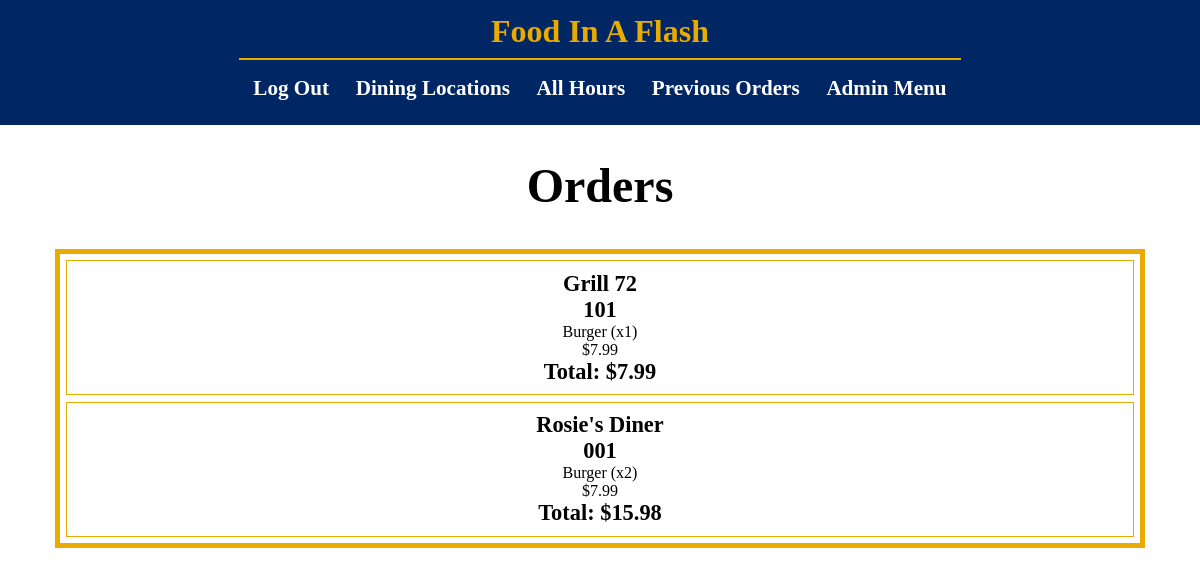
/pages/orders.php (signed in), run on the app's committed database.
### tables this page shows
CREATE TABLE IF NOT EXISTS places(
    customer_ID     int,
    order_ID        int,
    primary key (customer_ID, order_ID),
    foreign key (customer_ID) references customer (customer_ID) ,
    foreign key (order_ID) references order_info (order_ID)
);

CREATE TABLE IF NOT EXISTS fulfilled_by(
    order_ID        int,
    location_name   varchar(50),
    primary key (order_ID, location_name),
    foreign key (order_ID) references order_info (order_ID),
    foreign key (location_name) references dining_location (location_name)
);

CREATE TABLE IF NOT EXISTS order_info(
    order_ID        int  auto_increment,
    order_number    varchar(3),
    ME_order        bit(1),
    primary key (order_ID)
);

CREATE TABLE IF NOT EXISTS consists_of(
    order_ID        int,
    item_name       varchar(50),
    quantity        int,
    primary key (order_ID, item_name),
    foreign key (order_ID) references order_info (order_ID),
    foreign key (item_name) references food_items (item_name)
        on delete cascade
);

CREATE TABLE IF NOT EXISTS food_items(
    item_name       varchar(50),
    cost            decimal(5, 2) check (cost >= 0),
    item_type       ENUM('Main', 'Side', 'Drink'),
    ME_item         bit(1),
    primary key (item_name)
);

### pages/orders.php (the view, shortened to what this page needs)
<html>
<?php
$conn = new mysqli($servername, $username, $password, $dbname);
?>
<head>
    <link rel="stylesheet" type="text/css" href="../styles/orders.css">
    <link rel="stylesheet" type="text/css" href="../styles/global.css">
</head>
<body>
    <header>
        <p>Food In A Flash</p>
        <hr>
        <nav>
            <ul>
                <li><a href="logout.php">Log Out</a></li>
                <li><a href="locations.php">Dining Locations</a></li>
                <li><a href="hours.php">All Hours</a></li>
                <li><a href="orders.php">Previous Orders</a></li>
                <li><a href="admin.php">Admin Menu</a></li>
            </ul>
        </nav>
    </header>
    <h1>Orders</h1>
    <?php
    $customerID = $_SESSION["customer_ID"];
    $sql = $conn->prepare("SELECT p.customer_ID, oi.order_ID, oi.order_number, oi.ME_order, fb.location_name, co.item_name, co.quantity, fi.cost
            FROM places AS p
                JOIN order_info AS oi ON oi.order_ID = p.order_ID
                JOIN fulfilled_by AS fb ON oi.order_ID = fb.order_ID
                JOIN consists_of AS co ON oi.order_ID = co.order_ID
                JOIN food_items AS fi ON co.item_name = fi.item_name
            WHERE p.customer_ID = ?
            ORDER BY oi.order_ID DESC");
    $sql->bind_param("i", $customerID);
    $sql->execute();
    $result = $sql->get_result();
    $totalCost = 0;
    if ($result->num_rows > 0) {
        echo "<div class=\"container center\">";
            $prev_order = null;
            while($row = $result->fetch_assoc()) {
                if ($row["order_ID"] != $prev_order) {
                    if ($prev_order !== null) {
                        if(!$orderME){
                            echo "<h3>Total: $" . $totalCost . "</h3>";
                        } else {
                            echo "<h3>Meal Exchange</h3>";
                        }
                        $totalCost = 0;
                        $orderME = $row["ME_order"];
                        echo "</div>";
                    } else {
                        $orderME = $row["ME_order"];
                    }
                    echo "<div class=\"option\">";
                    echo "<h3>" . $row["location_name"] . "</h3>";
                    echo "<h3>" . $row["order_number"] . "</h3>";
                    echo $row["item_name"] . " (x" . $row["quantity"] . ")<br>";
                    if(!$orderME){
                        echo "$" . $row["cost"] . "<br>";
                    }
                    $prev_order = $row["order_ID"];
                } else {
                    echo $row["item_name"] . " (x" . $row["quantity"] . ")<br>";
                    if(!$orderME){
                        echo "$" . $row["cost"] . "<br>";
                    }
                }
                $totalCost += ($row['cost'] * $row['quantity']);
            }
            if(!$orderME){
                echo "<h3>Total: $" . $totalCost . "</h3>";
            }  else {
                echo "<h3>Meal Exchange</h3>";
            }
            echo "</div>";
        echo "</div>";
    } else {
        echo "<h2>No Orders Found</h2>";
    }
    ?>
    <footer>
        <div style="height: 2em;"></div>
    </footer>
</body>
</html>

### styles/orders.css (style rules this page uses)
.container { border: 5px solid #eaab00; width: 90%; text-align: center; margin: 1em; }
.option { display: flex; flex-direction: column; justify-content: center; align-items: center; border: 1px solid #eaab00; min-height: 4em; margin: 0.4em; padding: 0.6em; background-color: #FFFFFF; }

### styles/global.css (style rules this page uses)
body { background-color: #FFFFFF; padding: 0; margin: 0; height: 100%; display: flex; flex-direction: column; min-height: 100vh; font-family: calibri; overflow-y: scroll; }
header { background-color: #002664; position: static; width: 100%; padding-bottom: 0.5em; }
header p { color: #eaab00; font-size: 2em; font-weight: bold; font-family: calibri; text-align: center; margin: 0; margin-top: 0.4em; }
header hr { width: 60%; border: 0.01em solid #eaab00; }
header nav ul { list-style-type: none; display: flex; margin: 1em auto; padding: 0; justify-content: space-around; width: 60%; }
header nav a { color: #FFFFFF; text-decoration: none; font-size: 1.1em; font-weight: bold; font-family: calibri; transition: color 0.3s ease; }
header nav li { color: #FFFFFF; font-size: 1.2em; font-weight: bold; font-family: calibri; display: inline-block; }
h1 { text-align: center; margin: 0.4em; margin-top: 0.7em; font-size: 3em; }
h3 { font-weight: bold; font-size: 1.4em; margin: 0; }
.center { margin-left: auto; margin-right: auto; }

### data on the page
places: fulfilled_by.location_name "Grill 72", order_ID.order_number "101", consists_of.item_name "Burger", consists_of.quantity "1", food_items.cost "7.99"
places: totalCost "7.99", fulfilled_by.location_name "Rosie's Diner", order_ID.order_number "001", consists_of.item_name "Burger", consists_of.quantity "2", food_items.cost "7.99"

### other printed values
$totalCost "15.98"
